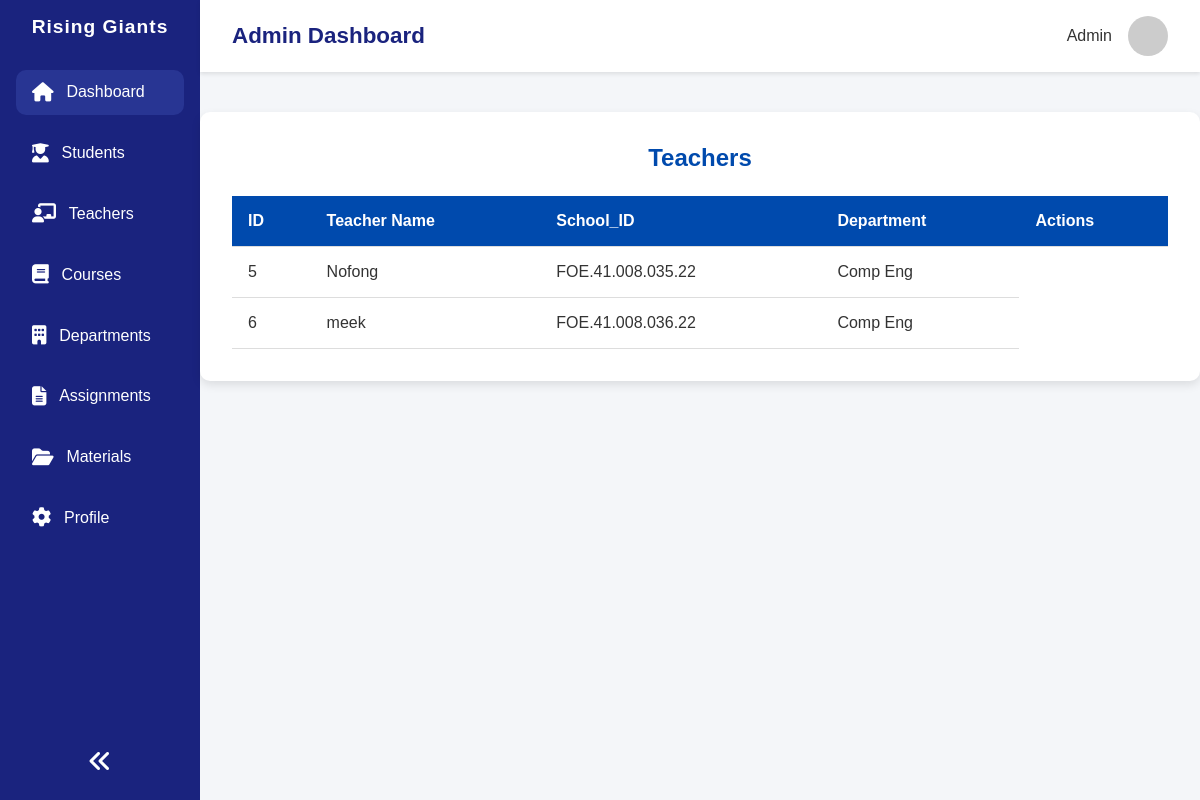
/dashboard/teachers/ (signed in), run on an earlier commit of the app's database.
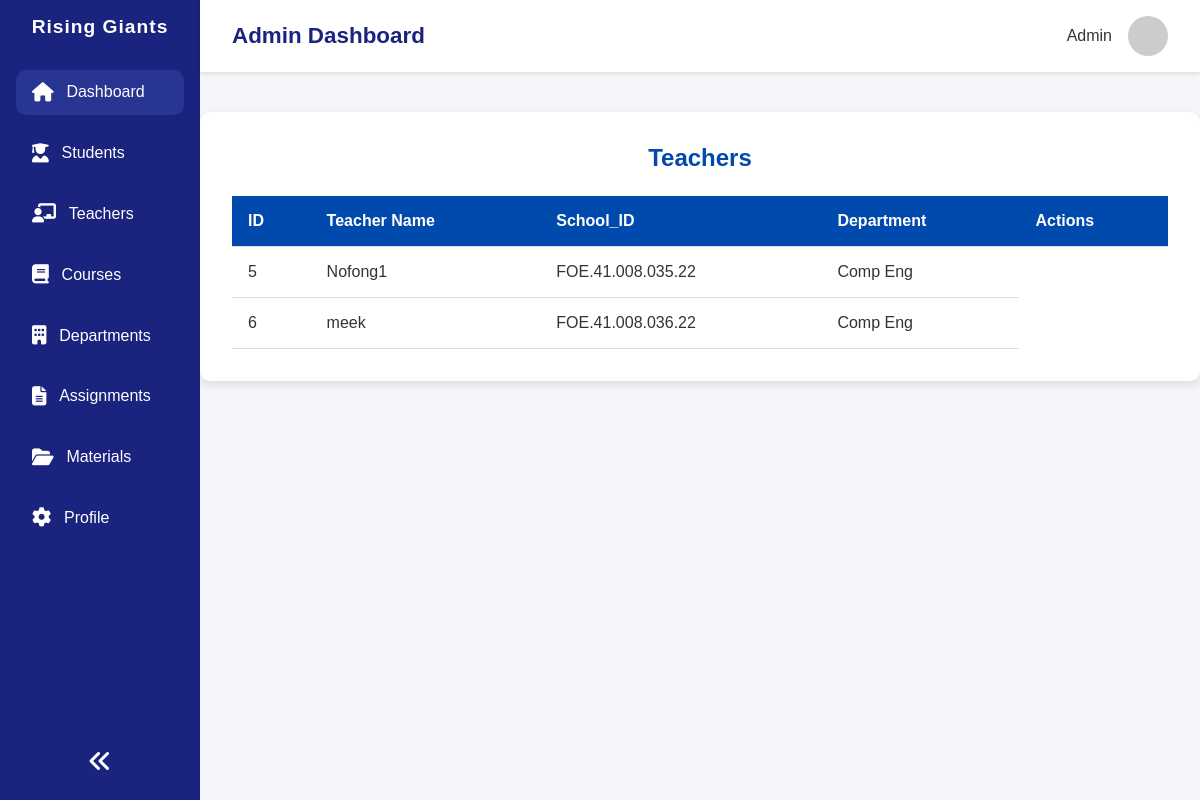
And on a later commit of the database.
### users/models.py (models this page shows, shortened)
class CustomUser(AbstractUser):
    ROLES = {
        None:"Select user",
        "admin":"Admin",
        "teacher":"Teacher",
        "student":"Student",
    }
    image = models.ImageField(upload_to="profiles/",blank=True,null=False,default="defualt_image.jpg")
    school_id = models.CharField(blank=True,null=True,unique=True,validators=[is_umat_id])
    role = models.CharField(choices=ROLES, blank=True,default="teacher")
    department = models.ForeignKey(
        Department,
            on_delete=models.SET_NULL,
            null=True,
            blank=True,
            related_name="users",
            default="4"
        )
    USERNAME_FIELD = "school_id"

### main/models.py (models this page shows, shortened)
class Department(models.Model):
    slug = models.SlugField(unique= True, blank=True)
    name = models.CharField(blank=True,max_length=100,unique=True)
    created_by = models.ForeignKey(
        settings.AUTH_USER_MODEL,
        on_delete= models.CASCADE,
        related_name="departments_created"
        )
    updated_at = models.DateTimeField(auto_now=True)
    def __str__(self):
        return self.name

### main/decorators.py (the view)
        def innner(request,*args,**kwargs):
            if request.user.role != role:
                return HttpResponse(f"You are not allowed to this {role} page")
            return func(request,*args,**kwargs)

### main/context_processors.py (called while the page is built)
def total_values(request):
    total_users = User.objects.all().count()
    total_teachers = User.objects.filter(role = "teacher").count()
    total_students = User.objects.filter(role = "student").count()
    total_departments = Department.objects.all().count()
    total_courses = Course.objects.all().count()
    context = {
        "total_students":total_students,
        "total_teachers":total_teachers,
        "total_courses":total_courses,
        "total_departments":total_departments,
    }
    return context

### main/views.py (called while the page is built)
@login_required
@allowed_role("admin")
def admin_teacher(request):
    teachers = User.objects.filter(role = "teacher")
    context = {
        "teachers":teachers
    }
    return render(request,"main/admin_teacher_list.html",context)

### main/templates/main/admin_teacher_list.html (shortened to what this page needs)
{% extends 'main_base.html' %}
{% load static %}
{% block extra_styles %}<link rel="stylesheet" href="{% static 'main/css/departments.css' %}">
{% endblock extra_styles %}
{% block body %}
  <div class="container">
    <h2>Teachers</h2>
    <table>
      <thead>
        <tr>
          <th>ID</th>
          <th>Teacher Name</th>
          <th>School_ID</th>
          <th>Department</th>
          <th>Actions</th>
        </tr>
      </thead>
      <tbody id="departmentList">
        {%for teacher in teachers %}
        <tr>
            <td>{{teacher.id}}</td>
            <td>{{teacher.username}}</td>
            {% if teacher.school_id %}
            <td>{{teacher.school_id}}</td>
            {% else %}
            <td> something here </td>
            {% endif%}
            <td>{{teacher.department}}</td>
        </tr>
        {% endfor %}
      </tbody>
    </table>
  </div>
{% endblock body %}

What changed in the data, as far as the page shows it:
changed CustomUser "FOE.41.008.035.22": username "Nofong" → "Nofong1"
